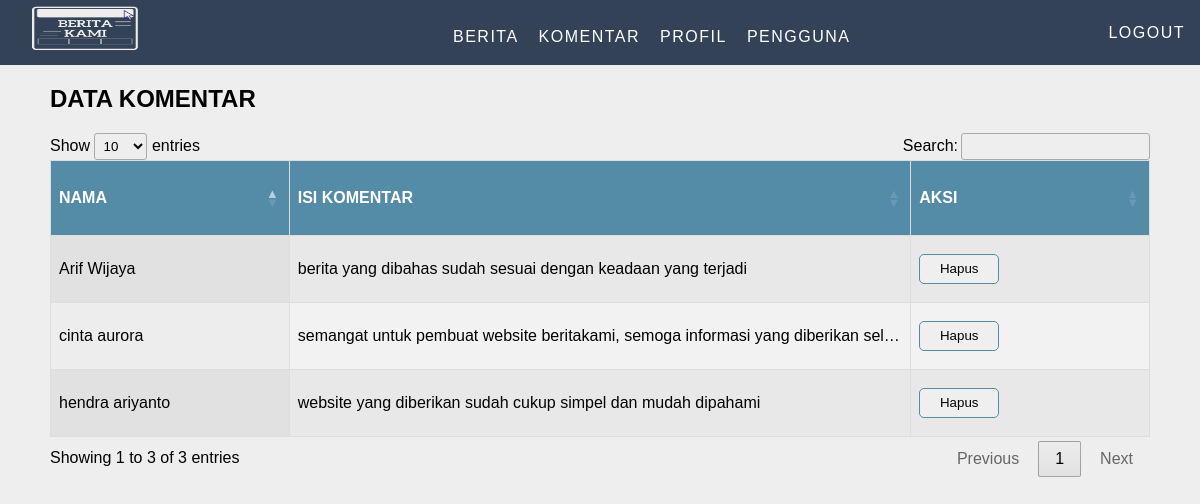
/admin/komentarBerita.php, run on the app's committed database.
### tables this page shows
CREATE TABLE `komentar` (
  `id` int(11) NOT NULL,
  `nama` varchar(100) NOT NULL,
  `isiKomentar` varchar(250) NOT NULL
);

### admin/komentarBerita.php (the view, shortened to what this page needs)
<!DOCTYPE html>
<html lang="en">
<head>
    <link rel="stylesheet" href="styleAdmin/style.css">
    <link rel="stylesheet" type="text/css" href="https://cdn.datatables.net/1.12.1/css/jquery.dataTables.min.css">
</head>
<body>
    <nav>
        <a href="index.php" class="logo">
            <div class="logoBk">
                <img src="../assets/logoBk.png" alt="">
            </div>
        </a>
        <div>
            <ul class="menu">
                <li><a href="index.php">Berita</a></li>
                <li><a href="komentarBerita.php">Komentar</a></li>
                <li><a href="profile.php">profil</a></li>
                <li><a href="user.php">pengguna</a></li>
            </ul>
        </div>
        <a href="logout.php" class="login">logout</a>
    </nav>
    <section id="indexMain">
        <h1>DATA KOMENTAR</h1>
        <table id="example" class="display" style="width:100%">
            <thead>
                <tr>
                    <th>NAMA</th>
                    <th style="max-width: 900px;">ISI KOMENTAR</th>
                    <th>AKSI</th>
                </tr>
            </thead>
            <tbody>
                <?php
                include "../koneksi.php";
                $id = "";
                $query = "select * from komentar";
                $result = $mysqli->query($query);
                $num_results = $result->num_rows;
                if ($num_results > 0) {
                    while ($row = $result->fetch_assoc()) {
                        extract($row);
                        ?>
                        <tr>
                            <td><?php echo ("{$nama}"); ?></td>
                            <td><?php echo ("{$isiKomentar}"); ?></td>
                            <td><?php echo ("<a href='#' onclick='delete_data({$id});'><button style='backgorund-color : #EEEEEE; border-radius : 5px;border: 1px solid #548CA8;width: 80px; height: 30px;'>Hapus</button></a>"); ?></td>
                        </tr>
                <?php
                    }
                }
                ?>
            </tbody>
        </table>
    </section>
    <br>
    <br>
</body>
</html>

### admin/styleAdmin/style.css (style rules this page uses)
* { box-sizing: border-box; }
html { scroll-behavior: smooth; }
body { margin: 0; margin-top: 0; font-family: Verdana, sans-serif; background-color: #EEEEEE; }
ul { padding-top: 8px; list-style: none !important; }
a { text-decoration: none !important; color: #fff; }
nav { display: flex; justify-content: space-between; text-transform: uppercase; align-items: center; letter-spacing: 1.5px; background-color: #334257; padding: 15px; height: 65px; }
nav .logoBk img { padding-top: 20px; width: 140px; height: 110px; }
.logo { font-weight: bold; color: #fff; font-size: 23px; }
.logo img { width: 150px; height: 50px; }
.menu { display: flex; }
.menu li a { color: #fff; padding: 10px; }
.login { color: #fff; }
#indexMain { padding-left: 50px; padding-right: 50px; }
#example { font-family: Verdana, sans-serif; border-collapse: collapse; width: 100%; }
#example td, #example th { border: 1px solid #ddd; padding: 8px; white-space: nowrap; overflow: hidden; max-width: 180px; height: 50px; text-overflow: ellipsis; }
#example tr:nth-child(even) { background-color: #f2f2f2; }
#example th { padding-top: 12px; padding-bottom: 12px; text-align: left; background-color: #548CA8; color: white; }
#example tr td a { color: #334257; }

### data on the page
komentar: nama "Arif Wijaya", isiKomentar "berita yang dibahas sudah sesuai dengan keadaan yang terjadi"
komentar: nama "hendra ariyanto", isiKomentar "website yang diberikan sudah cukup simpel dan mudah dipahami"
komentar: nama "cinta aurora", isiKomentar "semangat untuk pembuat website beritakami, semoga informasi yang diberikan sel…"
